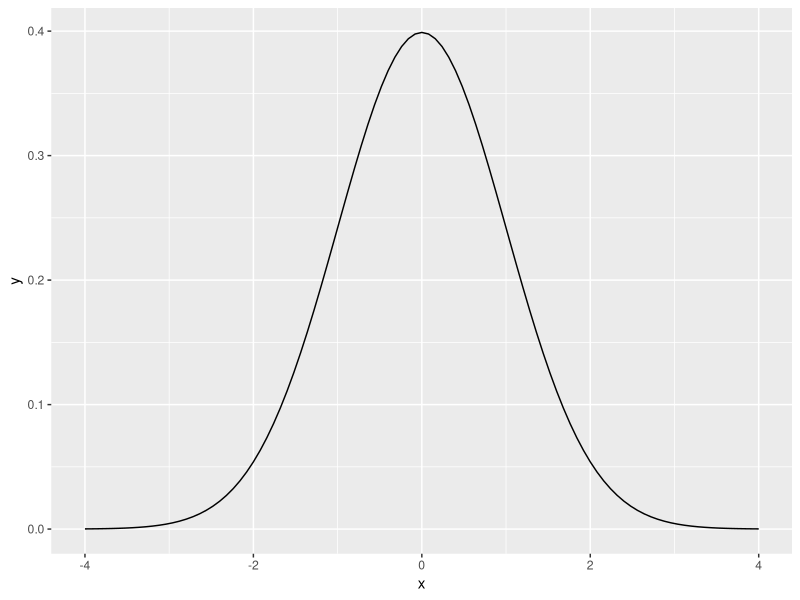
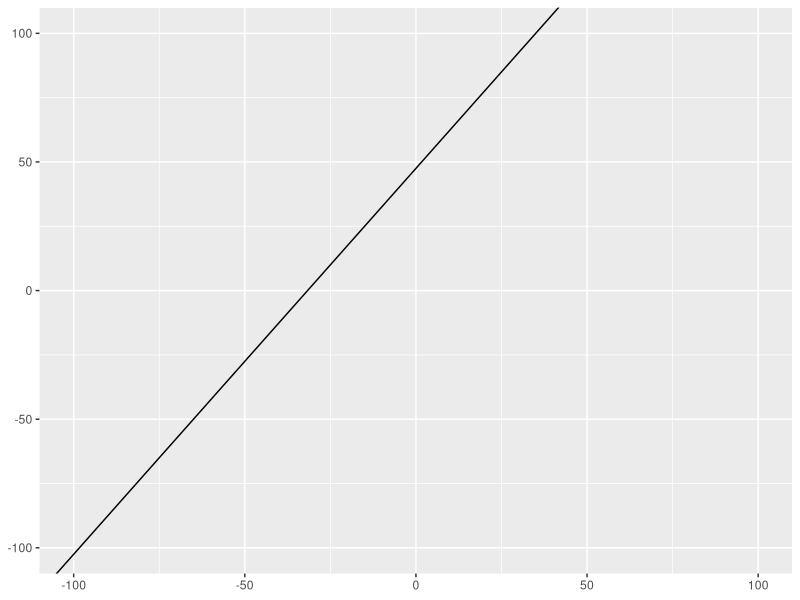

Source code (R) for these figures, in order:
## ---- chunk 1
library(tidyverse)
## ---- chunk 2

## ---- chunk 3
### givens
# higher tax support
# age 18-29 (n=200): 50%
# age 30-44 (n = 250) : 60%
# age 45-64 (n=300): 40%
# age 65+ (n=250): 30%

data3.1<-data.frame(age = c(18, 30, 45, 65),
                    prop_support = c(0.5, 0.6, 0.4, 0.3),
                    n = c(200, 250, 300, 250))
# now compute full proportion who support
# start by computing n_support

data3.1<-data3.1 %>% 
  mutate(n_support = n * prop_support)

# now compute proportion who support

data3.1 %>% 
  summarize(prop_support = sum(n_support)/sum(n))
## ---- chunk 4
# load packages
library(tidyverse)
# establish bounds for x
plot_data<-data.frame(x = c(-4, 4))
# plot
ggplot(plot_data,
       aes(x = x)) + 
  # stat_function evaluates the specified function over x (Normal PDF here)
  # args lets us modify the call to dnorm with arguments
  stat_function(fun = dnorm, 
                args = list(mean = 0, sd = 1))
## ---- chunk 5
### givens
# range of test 0-50
# \bar{x} = 35, s_x = 10
# standardize it to \bar{x} = 100, s_x = 15
# first lets identify the slope 
# we can rescale the sd like this
b<-15 / 10

# now we can find a
# we know using y = a + bx that 100 = a + 1.5 * 35
# so a = 100 - 1.5 * 35
a<-100 - b * 35



## ---- chunk 6
# range of transformation is g(0) and g(50) as bounds
# lower
a + b*0
# upper
a + b*50
## ---- chunk 7
ggplot() + 
  geom_abline(slope = 1.5, intercept = 47.5) + 
  # lims() specifies limits of plotting window
  lims(x = c(-100, 100), y = c(-100, 100)) 
## ---- chunk 8
# given
# cor(x, y) = 0.3
# x ~ N(69.1, 2.9)
# y ~ N(63.7, 2.7)
# compute mean and sd of (x+y)/2
# mean is easy
(69.1 + 63.7) / 2
# sd is trickier, use the sum of correlated random variables
# sqrt of squared SD for each + 2 times covariance (cor * sd * sd)
# make sure to apply the 1/2 'weight'
sqrt(0.5 * 2.9^2 + 0.5 * 2.7^2 + 0.5 * 2 * 0.3 * 2.7 * 2.9)
## ---- chunk 9
# givens
# rct n = 1000
# treatment (50%) $5 incentive, control $0
# 50% response for treatment, 40% for control
# compute ATE and SE
n<-1000
n_trt<-n * 0.5
n_ctrl<-n*0.5
x_trt<-n_trt * 0.5
x_ctrl<-n_ctrl * 0.4
# ATE = E[treatment - control]
# OR (x_trt - x_ctrl) / n
1/n * (x_trt - x_ctrl)
# SE = sqrt(se_trt + se_ctrl)
se_trt<-sqrt(0.5 * (1-0.5)/n)
se_ctrl<-sqrt(0.4 * (1-0.4)/n)
# se_ate
sqrt(se_trt + se_ctrl)
## ---- chunk 10
## shooter 1, 0.3, n = 20; y ~ binom(20, 0.3)
## shooter 2, 0.4, n = 20; x ~ binom(20, 0.4)
## simulate a solution
# 1000 trials for each shooter
n_trials<-1000

x_sim<-rbinom(n_trials, 20, 0.4)
y_sim<-rbinom(n_trials, 20, 0.3)
## compute how many had y>x
sum(y_sim>x_sim)
## as a proportion (we can treat as probability)
sum(y_sim>x_sim) / n_trials
## this is an approximate solution. You can try increasing
# n_trials if you want to see how it improves precision
